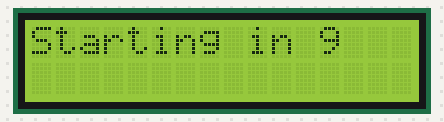
The sketch below on a simulated Arduino Uno, built with avr-gcc and run on an emulated ATmega328P. Shown: 16×2 character LCD.

Above: at 0.1 s.
At 4.1 s:
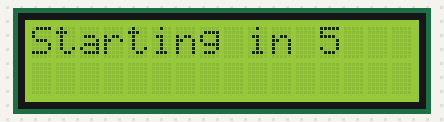
At 9.1 s:
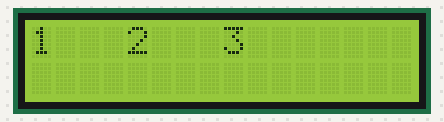
At 16.1 s:
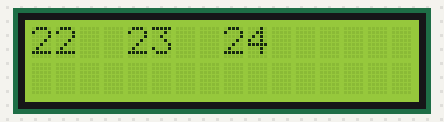
At 23.2 s:
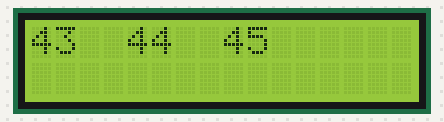
At 38.2 s:
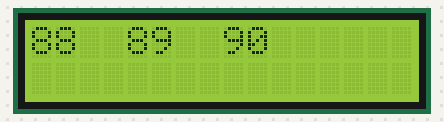

The sketch:

Formatting_text.ino
```cpp
// include the library
#include <LiquidCrystal.h>

// constants for the number of rows and columns in the lcd
const int numRows = 2;
const int numCols = 16;
int count;
// initialize the library with the numbers of the interface pins
LiquidCrystal lcd(12, 11, 5,4,3,2);

void setup() {
  lcd.begin(numCols, numRows);
  lcd.print("Starting in ");    // this string is 12 characters long
  for(int i=9; i>0; i--)    // count down fro 9
  {
    // the top line is row 0
    lcd.setCursor(12,0);    // move the cursor to the end of the string printed above
    lcd.print(i);
    delay(1000);
  }

}

void loop() {
  int columnWidth = 4;         // spacing for the columns
  int displayColumns = 3;        //  how many columns of numbers
  lcd.clear();
  for(int col=0;  col < displayColumns; col++)
  {
    lcd.setCursor(col*columnWidth, 0);
    count = count+1;
    lcd.print(count);
  }
delay(1000);
}
```

Measured:
- what the display in image 1 shows lasts 1.0 s, from 4.1 s to 5.1 s
